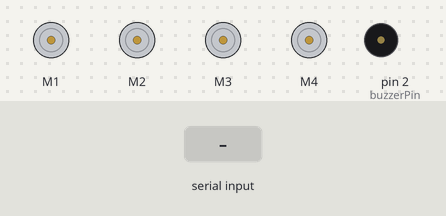
Bench run of a program on a simulated Arduino Uno, built with avr-gcc and run on an emulated ATmega328P. On the bench: 4 × DC motor (green arrow = forward, orange = backward, longer = faster), buzzer (waves = sounding, pin HIGH). The inputs (shaded band) are chosen by the test bench.

Above: at 1.2 s.
1.3 s: "F" received over Serial
At 1.8 s:
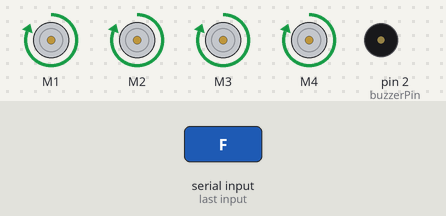
2.8 s: "B" received over Serial
At 4.0 s:
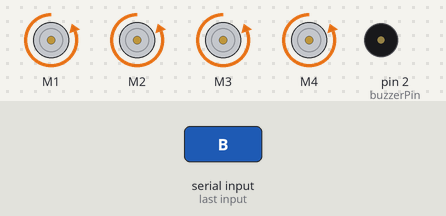
4.3 s: "L" received over Serial
At 5.3 s:
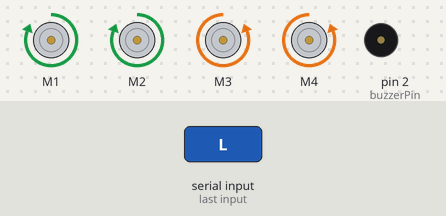
5.8 s: "R" received over Serial
At 6.4 s:
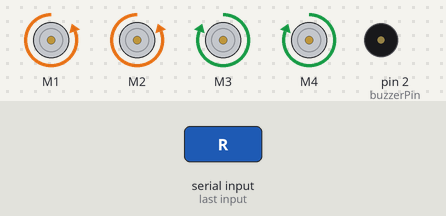
7.3 s: "V" received over Serial
At 7.6 s:
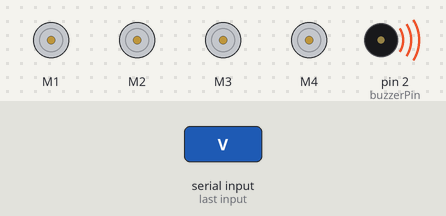
8.8 s: "v" received over Serial
At 9.9 s:
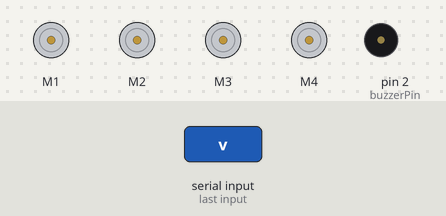
Timing chart, 0 to 11.3 s (numbered marks = the images above; inputs shaded):
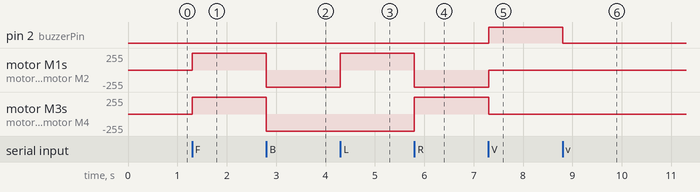

Measured:
- after the input at 1.3 s, motor M1–4: stopped → forward 255/255 at once
- after the input at 2.8 s, motor M1–4: forward 255/255 → backward 255/255 at once
- after the input at 4.3 s, motor M1, motor M2: backward 255/255 → forward 255/255 at once
- after the input at 5.8 s, motor M1, motor M2: forward 255/255 → backward 255/255 at once; motor M3, motor M4: backward 255/255 → forward 255/255 at once
- after the input at 7.3 s, pin 2 (buzzerPin): LOW → HIGH at once; motor M1, motor M2: backward 255/255 → stopped at once; motor M3, motor M4: forward 255/255 → stopped at once
- after the input at 8.8 s, pin 2 (buzzerPin): HIGH → LOW at once

The program:

main.cpp
```cpp
#include <Arduino.h>
#include <AFMotor.h>
#include <Servo.h>


// servo isnt used, but just in case i need it
Servo myservo;
AF_DCMotor motor1(1);
AF_DCMotor motor2(2);
AF_DCMotor motor3(3);
AF_DCMotor motor4(4);

char command;

const int buzzerPin = 2;

void setup() {
  Serial.begin(9600);
  pinMode(buzzerPin, OUTPUT);
}

void forward() {
  motor1.setSpeed(255);
  motor1.run(FORWARD);
  motor2.setSpeed(255);
  motor2.run(FORWARD);
  motor3.setSpeed(255);
  motor3.run(FORWARD);
  motor4.setSpeed(255);
  motor4.run(FORWARD);
}

void back() {
  motor1.setSpeed(255);
  motor1.run(BACKWARD);
  motor2.setSpeed(255);
  motor2.run(BACKWARD);
  motor3.setSpeed(255);
  motor3.run(BACKWARD);
  motor4.setSpeed(255);
  motor4.run(BACKWARD);
}

void left() {
  motor1.setSpeed(255);
  motor1.run(FORWARD);
  motor2.setSpeed(255);
  motor2.run(FORWARD);
  motor3.setSpeed(255);
  motor3.run(BACKWARD);
  motor4.setSpeed(255);
  motor4.run(BACKWARD);
}

void right() {
  motor1.setSpeed(255);
  motor1.run(BACKWARD);
  motor2.setSpeed(255);
  motor2.run(BACKWARD);
  motor3.setSpeed(255);
  motor3.run(FORWARD);
  motor4.setSpeed(255);
  motor4.run(FORWARD);
}

void Stop() {
  motor1.setSpeed(0);
  motor1.run(RELEASE);
  motor2.setSpeed(0);
  motor2.run(RELEASE);
  motor3.setSpeed(0);
  motor3.run(RELEASE);
  motor4.setSpeed(0);
  motor4.run(RELEASE);
}

void buzzerON() {
  digitalWrite(buzzerPin, HIGH);
}

void buzzerOFF() {
  digitalWrite(buzzerPin, LOW);
}

void loop() {
  if(Serial.available() > 0) {
    command = Serial.read();
    Stop();
    switch(command) {
    case 'F':
      forward();
      break;
    case 'B':
       back();
      break;
    case 'L':
      left();
      break;
    case 'R':
      right();
      break;
    case 'V':
      buzzerON();
      break;
    case 'v':
      buzzerOFF();
      break;
    }
  }
}
```
